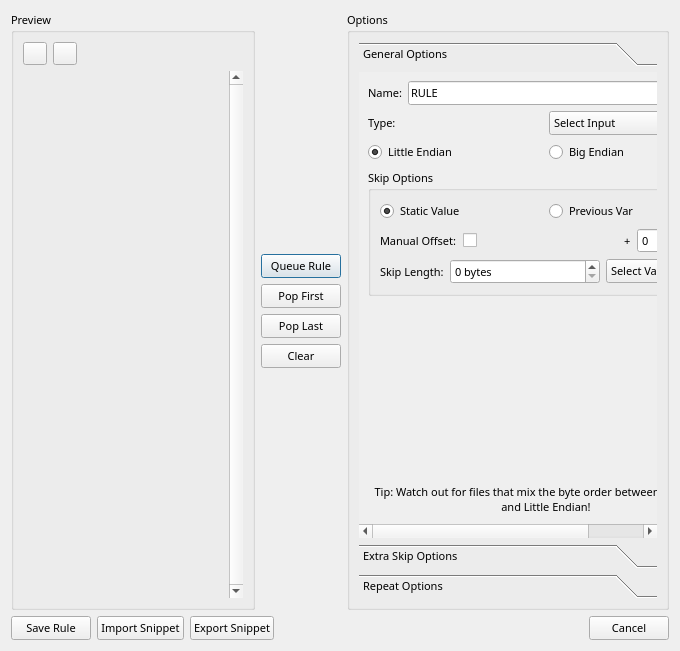
<?xml version="1.0" encoding="UTF-8"?>
<ui version="4.0">
 <class>RuleDialog</class>
 <widget class="QDialog" name="RuleDialog">
  <property name="geometry">
   <rect>
    <x>0</x>
    <y>0</y>
    <width>680</width>
    <height>651</height>
   </rect>
  </property>
  <property name="minimumSize">
   <size>
    <width>546</width>
    <height>538</height>
   </size>
  </property>
  <property name="windowTitle">
   <string>Add Rule</string>
  </property>
  <property name="styleSheet">
   <string notr="true"/>
  </property>
  <layout class="QVBoxLayout" name="verticalLayout_7">
   <item>
    <layout class="QHBoxLayout" name="horizontalLayout">
     <item>
      <layout class="QVBoxLayout" name="verticalLayout_6">
       <item>
        <widget class="QGroupBox" name="groupBox_3">
         <property name="sizePolicy">
          <sizepolicy hsizetype="Expanding" vsizetype="Expanding">
           <horstretch>0</horstretch>
           <verstretch>0</verstretch>
          </sizepolicy>
         </property>
         <property name="font">
          <font>
           <family>CommitMono</family>
           <pointsize>8</pointsize>
          </font>
         </property>
         <property name="title">
          <string>Preview</string>
         </property>
         <layout class="QVBoxLayout" name="verticalLayout_8">
          <item>
           <layout class="QHBoxLayout" name="horizontalLayout_9">
            <item>
             <widget class="QToolButton" name="toolButton_2">
              <property name="font">
               <font>
                <family>CommitMono</family>
                <pointsize>8</pointsize>
               </font>
              </property>
              <property name="text">
               <string/>
              </property>
              <property name="icon">
               <iconset resource="Resources.qrc">
                <normaloff>:/icons/delete.png</normaloff>:/icons/delete.png</iconset>
              </property>
             </widget>
            </item>
            <item>
             <widget class="QToolButton" name="toolButton">
              <property name="font">
               <font>
                <family>CommitMono</family>
                <pointsize>8</pointsize>
               </font>
              </property>
              <property name="text">
               <string/>
              </property>
             </widget>
            </item>
            <item>
             <spacer name="horizontalSpacer">
              <property name="font">
               <font>
                <family>CommitMono</family>
                <pointsize>8</pointsize>
               </font>
              </property>
              <property name="orientation">
               <enum>Qt::Orientation::Horizontal</enum>
              </property>
              <property name="sizeHint" stdset="0">
               <size>
                <width>40</width>
                <height>20</height>
               </size>
              </property>
             </spacer>
            </item>
           </layout>
          </item>
          <item>
           <layout class="QHBoxLayout" name="horizontalLayout_10">
            <item>
             <widget class="RulePreview" name="widget_RulePreview" native="true">
              <property name="sizePolicy">
               <sizepolicy hsizetype="Preferred" vsizetype="MinimumExpanding">
                <horstretch>0</horstretch>
                <verstretch>0</verstretch>
               </sizepolicy>
              </property>
              <property name="minimumSize">
               <size>
                <width>200</width>
                <height>0</height>
               </size>
              </property>
              <property name="font">
               <font>
                <family>CommitMono</family>
                <pointsize>8</pointsize>
               </font>
              </property>
             </widget>
            </item>
            <item>
             <widget class="QScrollBar" name="verticalScrollBar">
              <property name="font">
               <font>
                <family>CommitMono</family>
                <pointsize>8</pointsize>
               </font>
              </property>
              <property name="maximum">
               <number>0</number>
              </property>
              <property name="singleStep">
               <number>100</number>
              </property>
              <property name="pageStep">
               <number>250</number>
              </property>
              <property name="orientation">
               <enum>Qt::Orientation::Vertical</enum>
              </property>
             </widget>
            </item>
           </layout>
          </item>
         </layout>
        </widget>
       </item>
      </layout>
     </item>
     <item>
      <layout class="QVBoxLayout" name="verticalLayout_3">
       <item>
        <spacer name="verticalSpacer_4">
         <property name="font">
          <font>
           <family>CommitMono</family>
           <pointsize>8</pointsize>
          </font>
         </property>
         <property name="orientation">
          <enum>Qt::Orientation::Vertical</enum>
         </property>
         <property name="sizeHint" stdset="0">
          <size>
           <width>20</width>
           <height>40</height>
          </size>
         </property>
        </spacer>
       </item>
       <item>
        <widget class="QPushButton" name="pushButton_QueueRule">
         <property name="font">
          <font>
           <family>CommitMono</family>
           <pointsize>8</pointsize>
          </font>
         </property>
         <property name="text">
          <string>Queue Rule</string>
         </property>
        </widget>
       </item>
       <item>
        <widget class="QPushButton" name="pushButton_PopFirstRule">
         <property name="font">
          <font>
           <family>CommitMono</family>
           <pointsize>8</pointsize>
          </font>
         </property>
         <property name="text">
          <string>Pop First</string>
         </property>
        </widget>
       </item>
       <item>
        <widget class="QPushButton" name="pushButton_PopLastRule">
         <property name="font">
          <font>
           <family>CommitMono</family>
           <pointsize>8</pointsize>
          </font>
         </property>
         <property name="text">
          <string>Pop Last</string>
         </property>
        </widget>
       </item>
       <item>
        <widget class="QPushButton" name="pushButton_Clear">
         <property name="font">
          <font>
           <family>CommitMono</family>
           <pointsize>8</pointsize>
          </font>
         </property>
         <property name="text">
          <string>Clear</string>
         </property>
        </widget>
       </item>
       <item>
        <spacer name="verticalSpacer_5">
         <property name="font">
          <font>
           <family>CommitMono</family>
           <pointsize>8</pointsize>
          </font>
         </property>
         <property name="orientation">
          <enum>Qt::Orientation::Vertical</enum>
         </property>
         <property name="sizeHint" stdset="0">
          <size>
           <width>20</width>
           <height>40</height>
          </size>
         </property>
        </spacer>
       </item>
      </layout>
     </item>
     <item>
      <widget class="QGroupBox" name="groupBox">
       <property name="font">
        <font>
         <family>CommitMono</family>
         <pointsize>8</pointsize>
        </font>
       </property>
       <property name="title">
        <string>Options</string>
       </property>
       <layout class="QVBoxLayout" name="verticalLayout_2">
        <item>
         <widget class="QToolBox" name="toolBox">
          <property name="font">
           <font>
            <family>CommitMono</family>
            <pointsize>8</pointsize>
           </font>
          </property>
          <property name="currentIndex">
           <number>0</number>
          </property>
          <widget class="QWidget" name="page_general">
           <property name="geometry">
            <rect>
             <x>0</x>
             <y>0</y>
             <width>424</width>
             <height>460</height>
            </rect>
           </property>
           <attribute name="icon">
            <iconset resource="Resources.qrc">
             <normaloff>:/icons/general.png</normaloff>:/icons/general.png</iconset>
           </attribute>
           <attribute name="label">
            <string>General Options</string>
           </attribute>
           <layout class="QVBoxLayout" name="verticalLayout">
            <item>
             <layout class="QHBoxLayout" name="horizontalLayout_8">
              <item>
               <widget class="QLabel" name="label_6">
                <property name="font">
                 <font>
                  <family>CommitMono</family>
                  <pointsize>8</pointsize>
                 </font>
                </property>
                <property name="text">
                 <string>Name:</string>
                </property>
               </widget>
              </item>
              <item>
               <widget class="QLineEdit" name="lineEdit_Name">
                <property name="font">
                 <font>
                  <family>CommitMono</family>
                  <pointsize>8</pointsize>
                 </font>
                </property>
                <property name="text">
                 <string>RULE</string>
                </property>
                <property name="maxLength">
                 <number>10</number>
                </property>
                <property name="placeholderText">
                 <string>Rule Name</string>
                </property>
               </widget>
              </item>
             </layout>
            </item>
            <item>
             <layout class="QHBoxLayout" name="horizontalLayout_2">
              <item>
               <widget class="QLabel" name="label_5">
                <property name="text">
                 <string>Type:</string>
                </property>
               </widget>
              </item>
              <item>
               <widget class="QComboBox" name="comboBox_Type">
                <property name="font">
                 <font>
                  <family>CommitMono</family>
                  <pointsize>8</pointsize>
                 </font>
                </property>
                <item>
                 <property name="text">
                  <string>Select Input</string>
                 </property>
                </item>
                <item>
                 <property name="text">
                  <string>Skip n Bytes</string>
                 </property>
                </item>
                <item>
                 <property name="text">
                  <string>int8 [1]</string>
                 </property>
                </item>
                <item>
                 <property name="text">
                  <string>uint8 [1]</string>
                 </property>
                </item>
                <item>
                 <property name="text">
                  <string>int16 [2]</string>
                 </property>
                </item>
                <item>
                 <property name="text">
                  <string>uint16 [2]</string>
                 </property>
                </item>
                <item>
                 <property name="text">
                  <string>int32 [3]</string>
                 </property>
                </item>
                <item>
                 <property name="text">
                  <string>uint32 [3]</string>
                 </property>
                </item>
                <item>
                 <property name="text">
                  <string>int64 [4]</string>
                 </property>
                </item>
                <item>
                 <property name="text">
                  <string>uint64 [4]</string>
                 </property>
                </item>
               </widget>
              </item>
             </layout>
            </item>
            <item>
             <layout class="QHBoxLayout" name="layout_ByteOrder">
              <item>
               <widget class="QRadioButton" name="radioButton_LE">
                <property name="font">
                 <font>
                  <family>CommitMono</family>
                  <pointsize>8</pointsize>
                 </font>
                </property>
                <property name="text">
                 <string>Little Endian</string>
                </property>
                <property name="checked">
                 <bool>true</bool>
                </property>
               </widget>
              </item>
              <item>
               <widget class="QRadioButton" name="radioButton_BE">
                <property name="font">
                 <font>
                  <family>CommitMono</family>
                  <pointsize>8</pointsize>
                 </font>
                </property>
                <property name="text">
                 <string>Big Endian</string>
                </property>
               </widget>
              </item>
             </layout>
            </item>
            <item>
             <widget class="QGroupBox" name="groupBox_SkipOptions">
              <property name="title">
               <string>Skip Options</string>
              </property>
              <layout class="QVBoxLayout" name="verticalLayout_9">
               <item>
                <layout class="QHBoxLayout" name="horizontalLayout_11">
                 <item>
                  <widget class="QRadioButton" name="radioButton_Skip_StaticVal">
                   <property name="font">
                    <font>
                     <family>CommitMono</family>
                     <pointsize>8</pointsize>
                    </font>
                   </property>
                   <property name="text">
                    <string>Static Value</string>
                   </property>
                   <property name="checked">
                    <bool>true</bool>
                   </property>
                  </widget>
                 </item>
                 <item>
                  <widget class="QRadioButton" name="radioButton_Skip_PrevVar">
                   <property name="font">
                    <font>
                     <family>CommitMono</family>
                     <pointsize>8</pointsize>
                    </font>
                   </property>
                   <property name="text">
                    <string>Previous Var</string>
                   </property>
                  </widget>
                 </item>
                </layout>
               </item>
               <item>
                <layout class="QHBoxLayout" name="horizontalLayout_6">
                 <item>
                  <widget class="QLabel" name="label_8">
                   <property name="sizePolicy">
                    <sizepolicy hsizetype="Fixed" vsizetype="Preferred">
                     <horstretch>0</horstretch>
                     <verstretch>0</verstretch>
                    </sizepolicy>
                   </property>
                   <property name="text">
                    <string>Manual Offset:</string>
                   </property>
                  </widget>
                 </item>
                 <item>
                  <widget class="QCheckBox" name="checkBox_Skip_Offset">
                   <property name="sizePolicy">
                    <sizepolicy hsizetype="Expanding" vsizetype="Fixed">
                     <horstretch>0</horstretch>
                     <verstretch>0</verstretch>
                    </sizepolicy>
                   </property>
                   <property name="font">
                    <font>
                     <family>CommitMono</family>
                     <pointsize>8</pointsize>
                    </font>
                   </property>
                   <property name="text">
                    <string/>
                   </property>
                  </widget>
                 </item>
                 <item>
                  <widget class="QLabel" name="label_SkipOffset">
                   <property name="sizePolicy">
                    <sizepolicy hsizetype="Maximum" vsizetype="Preferred">
                     <horstretch>0</horstretch>
                     <verstretch>0</verstretch>
                    </sizepolicy>
                   </property>
                   <property name="font">
                    <font>
                     <family>CommitMono</family>
                     <pointsize>8</pointsize>
                    </font>
                   </property>
                   <property name="text">
                    <string>+</string>
                   </property>
                  </widget>
                 </item>
                 <item>
                  <widget class="QSpinBox" name="spinBox_Skip_Offset">
                   <property name="sizePolicy">
                    <sizepolicy hsizetype="Maximum" vsizetype="Fixed">
                     <horstretch>0</horstretch>
                     <verstretch>0</verstretch>
                    </sizepolicy>
                   </property>
                   <property name="minimumSize">
                    <size>
                     <width>75</width>
                     <height>0</height>
                    </size>
                   </property>
                   <property name="font">
                    <font>
                     <family>CommitMono</family>
                     <pointsize>8</pointsize>
                    </font>
                   </property>
                   <property name="minimum">
                    <number>-100</number>
                   </property>
                   <property name="maximum">
                    <number>100</number>
                   </property>
                  </widget>
                 </item>
                </layout>
               </item>
               <item>
                <layout class="QHBoxLayout" name="layout_Skip">
                 <item>
                  <widget class="QLabel" name="label">
                   <property name="sizePolicy">
                    <sizepolicy hsizetype="Expanding" vsizetype="Preferred">
                     <horstretch>0</horstretch>
                     <verstretch>0</verstretch>
                    </sizepolicy>
                   </property>
                   <property name="font">
                    <font>
                     <family>CommitMono</family>
                     <pointsize>8</pointsize>
                    </font>
                   </property>
                   <property name="text">
                    <string>Skip Length:</string>
                   </property>
                  </widget>
                 </item>
                 <item>
                  <widget class="QSpinBox" name="spinBox_Skip_StaticVal">
                   <property name="minimumSize">
                    <size>
                     <width>150</width>
                     <height>0</height>
                    </size>
                   </property>
                   <property name="font">
                    <font>
                     <family>CommitMono</family>
                     <pointsize>8</pointsize>
                    </font>
                   </property>
                   <property name="suffix">
                    <string> bytes</string>
                   </property>
                   <property name="minimum">
                    <number>0</number>
                   </property>
                   <property name="maximum">
                    <number>100000</number>
                   </property>
                   <property name="value">
                    <number>0</number>
                   </property>
                  </widget>
                 </item>
                 <item>
                  <widget class="QComboBox" name="comboBox_Skip_Vars">
                   <property name="font">
                    <font>
                     <family>CommitMono</family>
                     <pointsize>8</pointsize>
                    </font>
                   </property>
                   <item>
                    <property name="text">
                     <string>Select Variable</string>
                    </property>
                   </item>
                  </widget>
                 </item>
                </layout>
               </item>
              </layout>
             </widget>
            </item>
            <item>
             <spacer name="verticalSpacer_3">
              <property name="orientation">
               <enum>Qt::Orientation::Vertical</enum>
              </property>
              <property name="sizeHint" stdset="0">
               <size>
                <width>20</width>
                <height>40</height>
               </size>
              </property>
             </spacer>
            </item>
            <item>
             <widget class="QLabel" name="label_7">
              <property name="font">
               <font>
                <family>CommitMono</family>
                <pointsize>8</pointsize>
               </font>
              </property>
              <property name="text">
               <string>Tip: Watch out for files that mix the byte order between Big Endian and Little Endian!</string>
              </property>
              <property name="alignment">
               <set>Qt::AlignmentFlag::AlignCenter</set>
              </property>
              <property name="wordWrap">
               <bool>true</bool>
              </property>
             </widget>
            </item>
           </layout>
          </widget>
          <widget class="QWidget" name="page_skip">
           <property name="geometry">
            <rect>
             <x>0</x>
             <y>0</y>
             <width>424</width>
             <height>460</height>
            </rect>
           </property>
           <attribute name="icon">
            <iconset resource="Resources.qrc">
             <normaloff>:/icons/skip.png</normaloff>:/icons/skip.png</iconset>
           </attribute>
           <attribute name="label">
            <string>Extra Skip Options</string>
           </attribute>
           <layout class="QVBoxLayout" name="verticalLayout_10">
            <item>
             <widget class="QGroupBox" name="groupBox_PreSkip">
              <property name="font">
               <font>
                <family>CommitMono</family>
                <pointsize>8</pointsize>
               </font>
              </property>
              <property name="title">
               <string>Pre-Rule Skip</string>
              </property>
              <property name="checkable">
               <bool>true</bool>
              </property>
              <property name="checked">
               <bool>false</bool>
              </property>
              <layout class="QVBoxLayout" name="verticalLayout_4">
               <item>
                <layout class="QHBoxLayout" name="horizontalLayout_4">
                 <item>
                  <widget class="QRadioButton" name="radioButton_Pre_StaticVal">
                   <property name="font">
                    <font>
                     <family>CommitMono</family>
                     <pointsize>8</pointsize>
                    </font>
                   </property>
                   <property name="text">
                    <string>Static Value</string>
                   </property>
                   <property name="checked">
                    <bool>true</bool>
                   </property>
                  </widget>
                 </item>
                 <item>
                  <widget class="QRadioButton" name="radioButton_Pre_PrevVar">
                   <property name="font">
                    <font>
                     <family>CommitMono</family>
                     <pointsize>8</pointsize>
                    </font>
                   </property>
                   <property name="text">
                    <string>Previous Var</string>
                   </property>
                  </widget>
                 </item>
                </layout>
               </item>
               <item>
                <layout class="QHBoxLayout" name="horizontalLayout_13">
                 <item>
                  <widget class="QLabel" name="label_10">
                   <property name="sizePolicy">
                    <sizepolicy hsizetype="Fixed" vsizetype="Preferred">
                     <horstretch>0</horstretch>
                     <verstretch>0</verstretch>
                    </sizepolicy>
                   </property>
                   <property name="text">
                    <string>Manual Offset:</string>
                   </property>
                  </widget>
                 </item>
                 <item>
                  <widget class="QCheckBox" name="checkBox_PreSkip_Offset">
                   <property name="sizePolicy">
                    <sizepolicy hsizetype="Expanding" vsizetype="Fixed">
                     <horstretch>0</horstretch>
                     <verstretch>0</verstretch>
                    </sizepolicy>
                   </property>
                   <property name="font">
                    <font>
                     <family>CommitMono</family>
                     <pointsize>8</pointsize>
                    </font>
                   </property>
                   <property name="text">
                    <string/>
                   </property>
                  </widget>
                 </item>
                 <item>
                  <widget class="QLabel" name="label_Pre_SkipOffset">
                   <property name="sizePolicy">
                    <sizepolicy hsizetype="Maximum" vsizetype="Preferred">
                     <horstretch>0</horstretch>
                     <verstretch>0</verstretch>
                    </sizepolicy>
                   </property>
                   <property name="font">
                    <font>
                     <family>CommitMono</family>
                     <pointsize>8</pointsize>
                    </font>
                   </property>
                   <property name="text">
                    <string>+</string>
                   </property>
                  </widget>
                 </item>
                 <item>
                  <widget class="QSpinBox" name="spinBox_Pre_Offset">
                   <property name="sizePolicy">
                    <sizepolicy hsizetype="Maximum" vsizetype="Fixed">
                     <horstretch>0</horstretch>
                     <verstretch>0</verstretch>
                    </sizepolicy>
                   </property>
                   <property name="minimumSize">
                    <size>
                     <width>75</width>
                     <height>0</height>
                    </size>
                   </property>
                   <property name="font">
                    <font>
                     <family>CommitMono</family>
                     <pointsize>8</pointsize>
                    </font>
                   </property>
                   <property name="minimum">
                    <number>-100</number>
                   </property>
                   <property name="maximum">
                    <number>100</number>
                   </property>
                  </widget>
                 </item>
                </layout>
               </item>
               <item>
                <layout class="QHBoxLayout" name="layout_Skip_3">
                 <item>
                  <widget class="QLabel" name="label_3">
                   <property name="sizePolicy">
                    <sizepolicy hsizetype="Expanding" vsizetype="Preferred">
                     <horstretch>0</horstretch>
                     <verstretch>0</verstretch>
                    </sizepolicy>
                   </property>
                   <property name="font">
                    <font>
                     <family>CommitMono</family>
                     <pointsize>8</pointsize>
                    </font>
                   </property>
                   <property name="text">
                    <string>Skip Length:</string>
                   </property>
                  </widget>
                 </item>
                 <item>
                  <widget class="QSpinBox" name="spinBox_Pre_StaticVal">
                   <property name="minimumSize">
                    <size>
                     <width>150</width>
                     <height>0</height>
                    </size>
                   </property>
                   <property name="font">
                    <font>
                     <family>CommitMono</family>
                     <pointsize>8</pointsize>
                    </font>
                   </property>
                   <property name="suffix">
                    <string> bytes</string>
                   </property>
                   <property name="minimum">
                    <number>0</number>
                   </property>
                   <property name="maximum">
                    <number>100000</number>
                   </property>
                   <property name="value">
                    <number>0</number>
                   </property>
                  </widget>
                 </item>
                 <item>
                  <widget class="QComboBox" name="comboBox_Pre_Vars">
                   <property name="font">
                    <font>
                     <family>CommitMono</family>
                     <pointsize>8</pointsize>
                    </font>
                   </property>
                   <item>
                    <property name="text">
                     <string>Select Variable</string>
                    </property>
                   </item>
                  </widget>
                 </item>
                </layout>
               </item>
              </layout>
             </widget>
            </item>
            <item>
             <widget class="QGroupBox" name="groupBox_PostSkip">
              <property name="font">
               <font>
                <family>CommitMono</family>
                <pointsize>8</pointsize>
               </font>
              </property>
              <property name="title">
               <string>Post-Rule Skip</string>
              </property>
              <property name="checkable">
               <bool>true</bool>
              </property>
              <property name="checked">
               <bool>false</bool>
              </property>
              <layout class="QVBoxLayout" name="verticalLayout_5">
               <item>
                <layout class="QHBoxLayout" name="horizontalLayout_5">
                 <item>
                  <widget class="QRadioButton" name="radioButton_Post_StaticVal">
                   <property name="font">
                    <font>
                     <family>CommitMono</family>
                     <pointsize>8</pointsize>
                    </font>
                   </property>
                   <property name="text">
                    <string>Static Value</string>
                   </property>
                   <property name="checked">
                    <bool>true</bool>
                   </property>
                  </widget>
                 </item>
                 <item>
                  <widget class="QRadioButton" name="radioButton_Post_PrevVar">
                   <property name="font">
                    <font>
                     <family>CommitMono</family>
                     <pointsize>8</pointsize>
                    </font>
                   </property>
                   <property name="text">
                    <string>Previous Var</string>
                   </property>
                  </widget>
                 </item>
                </layout>
               </item>
               <item>
                <layout class="QHBoxLayout" name="horizontalLayout_12">
                 <item>
                  <widget class="QLabel" name="label_9">
                   <property name="sizePolicy">
                    <sizepolicy hsizetype="Fixed" vsizetype="Preferred">
                     <horstretch>0</horstretch>
                     <verstretch>0</verstretch>
                    </sizepolicy>
                   </property>
                   <property name="text">
                    <string>Manual Offset:</string>
                   </property>
                  </widget>
                 </item>
                 <item>
                  <widget class="QCheckBox" name="checkBox_PostSkip_Offset">
                   <property name="sizePolicy">
                    <sizepolicy hsizetype="Expanding" vsizetype="Fixed">
                     <horstretch>0</horstretch>
                     <verstretch>0</verstretch>
                    </sizepolicy>
                   </property>
                   <property name="font">
                    <font>
                     <family>CommitMono</family>
                     <pointsize>8</pointsize>
                    </font>
                   </property>
                   <property name="text">
                    <string/>
                   </property>
                  </widget>
                 </item>
                 <item>
                  <widget class="QLabel" name="label_Post_SkipOffset">
                   <property name="sizePolicy">
                    <sizepolicy hsizetype="Maximum" vsizetype="Preferred">
                     <horstretch>0</horstretch>
                     <verstretch>0</verstretch>
                    </sizepolicy>
                   </property>
                   <property name="font">
                    <font>
                     <family>CommitMono</family>
                     <pointsize>8</pointsize>
                    </font>
                   </property>
                   <property name="text">
                    <string>+</string>
                   </property>
                  </widget>
                 </item>
                 <item>
                  <widget class="QSpinBox" name="spinBox_Post_Offset">
                   <property name="sizePolicy">
                    <sizepolicy hsizetype="Maximum" vsizetype="Fixed">
                     <horstretch>0</horstretch>
                     <verstretch>0</verstretch>
                    </sizepolicy>
                   </property>
                   <property name="minimumSize">
                    <size>
                     <width>75</width>
                     <height>0</height>
                    </size>
                   </property>
                   <property name="font">
                    <font>
                     <family>CommitMono</family>
                     <pointsize>8</pointsize>
                    </font>
                   </property>
                   <property name="minimum">
                    <number>-100</number>
                   </property>
                   <property name="maximum">
                    <number>100</number>
                   </property>
                  </widget>
                 </item>
                </layout>
               </item>
               <item>
                <layout class="QHBoxLayout" name="layout_Skip_4">
                 <item>
                  <widget class="QLabel" name="label_4">
                   <property name="sizePolicy">
                    <sizepolicy hsizetype="Expanding" vsizetype="Preferred">
                     <horstretch>0</horstretch>
                     <verstretch>0</verstretch>
                    </sizepolicy>
                   </property>
                   <property name="font">
                    <font>
                     <family>CommitMono</family>
                     <pointsize>8</pointsize>
                    </font>
                   </property>
                   <property name="text">
                    <string>Skip Length:</string>
                   </property>
                  </widget>
                 </item>
                 <item>
                  <widget class="QSpinBox" name="spinBox_Post_StaticVal">
                   <property name="minimumSize">
                    <size>
                     <width>150</width>
                     <height>0</height>
                    </size>
                   </property>
                   <property name="font">
                    <font>
                     <family>CommitMono</family>
                     <pointsize>8</pointsize>
                    </font>
                   </property>
                   <property name="suffix">
                    <string> bytes</string>
                   </property>
                   <property name="minimum">
                    <number>0</number>
                   </property>
                   <property name="maximum">
                    <number>100000</number>
                   </property>
                   <property name="value">
                    <number>0</number>
                   </property>
                  </widget>
                 </item>
                 <item>
                  <widget class="QComboBox" name="comboBox_Post_Vars">
                   <property name="font">
                    <font>
                     <family>CommitMono</family>
                     <pointsize>8</pointsize>
                    </font>
                   </property>
                   <item>
                    <property name="text">
                     <string>Select Variable</string>
                    </property>
                   </item>
                  </widget>
                 </item>
                </layout>
               </item>
              </layout>
             </widget>
            </item>
            <item>
             <spacer name="verticalSpacer_2">
              <property name="font">
               <font>
                <family>CommitMono</family>
                <pointsize>8</pointsize>
               </font>
              </property>
              <property name="orientation">
               <enum>Qt::Orientation::Vertical</enum>
              </property>
              <property name="sizeHint" stdset="0">
               <size>
                <width>20</width>
                <height>143</height>
               </size>
              </property>
             </spacer>
            </item>
            <item>
             <widget class="QLabel" name="label_11">
              <property name="font">
               <font>
                <family>CommitMono</family>
                <pointsize>8</pointsize>
               </font>
              </property>
              <property name="text">
               <string>Tip: Want to share some of your custom rules? Try the &quot;Export Snippet&quot; feature at the bottom of the screen!</string>
              </property>
              <property name="alignment">
               <set>Qt::AlignmentFlag::AlignCenter</set>
              </property>
              <property name="wordWrap">
               <bool>true</bool>
              </property>
             </widget>
            </item>
           </layout>
          </widget>
          <widget class="QWidget" name="page_repeat">
           <property name="geometry">
            <rect>
             <x>0</x>
             <y>0</y>
             <width>379</width>
             <height>460</height>
            </rect>
           </property>
           <attribute name="icon">
            <iconset resource="Resources.qrc">
             <normaloff>:/icons/repeat.png</normaloff>:/icons/repeat.png</iconset>
           </attribute>
           <attribute name="label">
            <string>Repeat Options</string>
           </attribute>
           <layout class="QVBoxLayout" name="verticalLayout_11">
            <item>
             <layout class="QHBoxLayout" name="horizontalLayout_3">
              <item>
               <widget class="QRadioButton" name="radioButton_Repeat_StaticVal">
                <property name="font">
                 <font>
                  <family>CommitMono</family>
                  <pointsize>8</pointsize>
                 </font>
                </property>
                <property name="text">
                 <string>Static Value</string>
                </property>
                <property name="checked">
                 <bool>true</bool>
                </property>
               </widget>
              </item>
              <item>
               <widget class="QRadioButton" name="radioButton_Repeat_PrevVar">
                <property name="font">
                 <font>
                  <family>CommitMono</family>
                  <pointsize>8</pointsize>
                 </font>
                </property>
                <property name="text">
                 <string>Previous Var</string>
                </property>
               </widget>
              </item>
             </layout>
            </item>
            <item>
             <layout class="QHBoxLayout" name="horizontalLayout_14">
              <item>
               <widget class="QLabel" name="label_12">
                <property name="sizePolicy">
                 <sizepolicy hsizetype="Fixed" vsizetype="Preferred">
                  <horstretch>0</horstretch>
                  <verstretch>0</verstretch>
                 </sizepolicy>
                </property>
                <property name="text">
                 <string>Manual Offset:</string>
                </property>
               </widget>
              </item>
              <item>
               <widget class="QCheckBox" name="checkBox_Repeat_Offset">
                <property name="sizePolicy">
                 <sizepolicy hsizetype="Expanding" vsizetype="Fixed">
                  <horstretch>0</horstretch>
                  <verstretch>0</verstretch>
                 </sizepolicy>
                </property>
                <property name="text">
                 <string/>
                </property>
               </widget>
              </item>
              <item>
               <widget class="QLabel" name="label_RepeatOffset">
                <property name="text">
                 <string>+</string>
                </property>
               </widget>
              </item>
              <item>
               <widget class="QSpinBox" name="spinBox_Repeat_Offset">
                <property name="minimumSize">
                 <size>
                  <width>75</width>
                  <height>0</height>
                 </size>
                </property>
                <property name="minimum">
                 <number>-100</number>
                </property>
                <property name="maximum">
                 <number>100</number>
                </property>
               </widget>
              </item>
             </layout>
            </item>
            <item>
             <layout class="QHBoxLayout" name="layout_Skip_2">
              <item>
               <widget class="QLabel" name="label_2">
                <property name="sizePolicy">
                 <sizepolicy hsizetype="Expanding" vsizetype="Preferred">
                  <horstretch>0</horstretch>
                  <verstretch>0</verstretch>
                 </sizepolicy>
                </property>
                <property name="font">
                 <font>
                  <family>CommitMono</family>
                  <pointsize>8</pointsize>
                 </font>
                </property>
                <property name="text">
                 <string>Repeat #:</string>
                </property>
               </widget>
              </item>
              <item>
               <widget class="QSpinBox" name="spinBox_Repeat_StaticVal">
                <property name="minimumSize">
                 <size>
                  <width>150</width>
                  <height>0</height>
                 </size>
                </property>
                <property name="font">
                 <font>
                  <family>CommitMono</family>
                  <pointsize>8</pointsize>
                 </font>
                </property>
                <property name="suffix">
                 <string> times</string>
                </property>
                <property name="minimum">
                 <number>0</number>
                </property>
                <property name="maximum">
                 <number>100000</number>
                </property>
                <property name="value">
                 <number>0</number>
                </property>
               </widget>
              </item>
              <item>
               <widget class="QComboBox" name="comboBox_Repeat_Vars">
                <property name="font">
                 <font>
                  <family>CommitMono</family>
                  <pointsize>8</pointsize>
                 </font>
                </property>
                <item>
                 <property name="text">
                  <string>Select Variable</string>
                 </property>
                </item>
               </widget>
              </item>
             </layout>
            </item>
            <item>
             <spacer name="verticalSpacer">
              <property name="orientation">
               <enum>Qt::Orientation::Vertical</enum>
              </property>
              <property name="sizeHint" stdset="0">
               <size>
                <width>20</width>
                <height>36</height>
               </size>
              </property>
             </spacer>
            </item>
            <item>
             <widget class="QLabel" name="label_13">
              <property name="font">
               <font>
                <family>CommitMono</family>
                <pointsize>9</pointsize>
               </font>
              </property>
              <property name="text">
               <string>TextLabel</string>
              </property>
              <property name="alignment">
               <set>Qt::AlignmentFlag::AlignCenter</set>
              </property>
              <property name="wordWrap">
               <bool>true</bool>
              </property>
             </widget>
            </item>
           </layout>
          </widget>
         </widget>
        </item>
       </layout>
      </widget>
     </item>
    </layout>
   </item>
   <item>
    <layout class="QHBoxLayout" name="horizontalLayout_7">
     <item>
      <widget class="QPushButton" name="pushButton_Save">
       <property name="font">
        <font>
         <family>CommitMono</family>
         <pointsize>8</pointsize>
        </font>
       </property>
       <property name="text">
        <string>Save Rule</string>
       </property>
      </widget>
     </item>
     <item>
      <widget class="QPushButton" name="pushButton_Import">
       <property name="font">
        <font>
         <family>CommitMono</family>
         <pointsize>8</pointsize>
        </font>
       </property>
       <property name="text">
        <string>Import Snippet</string>
       </property>
      </widget>
     </item>
     <item>
      <widget class="QPushButton" name="pushButton_Export">
       <property name="font">
        <font>
         <family>CommitMono</family>
         <pointsize>8</pointsize>
        </font>
       </property>
       <property name="text">
        <string>Export Snippet</string>
       </property>
      </widget>
     </item>
     <item>
      <spacer name="horizontalSpacer_2">
       <property name="font">
        <font>
         <family>CommitMono</family>
         <pointsize>8</pointsize>
        </font>
       </property>
       <property name="orientation">
        <enum>Qt::Orientation::Horizontal</enum>
       </property>
       <property name="sizeHint" stdset="0">
        <size>
         <width>40</width>
         <height>20</height>
        </size>
       </property>
      </spacer>
     </item>
     <item>
      <widget class="QPushButton" name="pushButton_Cancel">
       <property name="font">
        <font>
         <family>CommitMono</family>
         <pointsize>8</pointsize>
        </font>
       </property>
       <property name="text">
        <string>Cancel</string>
       </property>
      </widget>
     </item>
    </layout>
   </item>
  </layout>
 </widget>
 <customwidgets>
  <customwidget>
   <class>RulePreview</class>
   <extends>QWidget</extends>
   <header>rulepreview.h</header>
   <container>1</container>
  </customwidget>
 </customwidgets>
 <resources>
  <include location="Resources.qrc"/>
 </resources>
 <connections/>
</ui>
